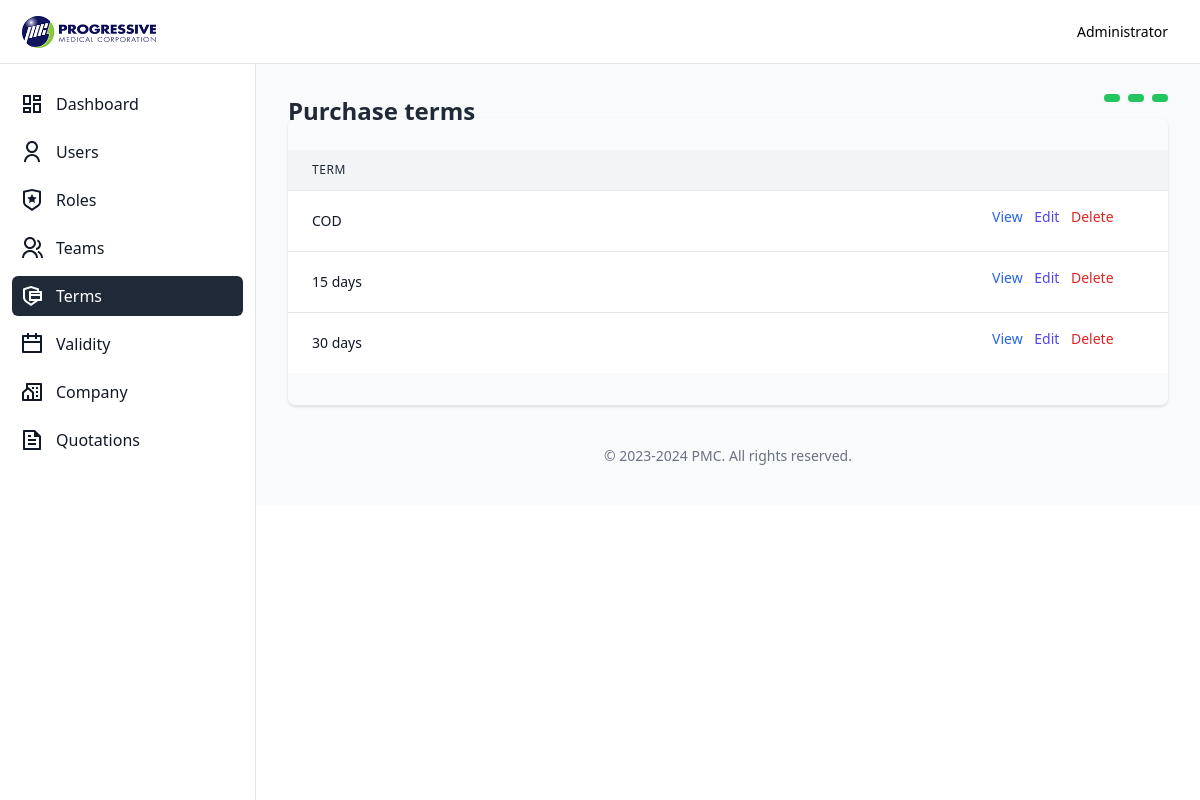
The page /terms (signed in) on the database its author committed.
### tables this page shows
CREATE TABLE `term` (
  `id` int(11) NOT NULL,
  `description` text NOT NULL,
  `created_at` timestamp NOT NULL DEFAULT current_timestamp(),
  `updated_at` timestamp NULL DEFAULT NULL
);

### Core/functions.php (called while the page is built, shortened)
<?php
function base_path($path)
{
    return BASE_PATH . $path;
}
function view($path, $attributes = [])
{
    extract($attributes);
    require base_path('views/' . $path);
}

### Http/controllers/term/index.php (called while the page is built, shortened)
<?php
$db = App::resolve('Core\Database');
$terms = $db->query("SELECT * FROM term")->get();
view("term/index.view.php", [
    'heading' => "Purchase terms",
    'terms' => $terms
]);

### public/index.php (called while the page is built, shortened)
<?php
require BASE_PATH . "Core/functions.php";
spl_autoload_register(function($class) {
    $phpMailerNamespace = 'PHPMailer\PHPMailer\\';
    if (strpos($class, $phpMailerNamespace) == 0) {
        $classFile = base_path("vendor/phpmailer/phpmailer/src/" . str_replace($phpMailerNamespace, '', $class) . ".php");
    }
    $classFile = base_path(str_replace('\\', DIRECTORY_SEPARATOR, $class) . ".php");
});
require base_path('bootstrap.php');
$router = new \Core\Router();
$uri = parse_url($_SERVER['REQUEST_URI'])['path'];
$method = $_POST['_method'] ?? $_SERVER['REQUEST_METHOD'];
try {
    $router->route($uri, $method);
} catch (ValidationException $exception) {
    Session::flash('errors', $exception->errors);
    Session::flash('old', $exception->old);
    return redirect($router->previousUrl());
}

### Core/App.php (called while the page is built, shortened)
<?php
class App {
    protected static $container;
    public static function setContainer($container)
    {
        static::$container = $container;
    }
    public static function container()
    {
        return static::$container;
    }
    public static function resolve($key)
    {
        return static::container()->resolve($key);
    }
}

### Core/Container.php (called while the page is built, shortened)
<?php
class Container {
    protected $bindings = [];
    public function bind($key, $resolver)
    {
        $this->bindings[$key] = $resolver;
    }
    public function resolve($key)
    {
        $resolver = $this->bindings[$key];
        return call_user_func($resolver);
    }
}

### config.php (called while the page is built)
<?php
return [
    'database' => [
        'host' => "localhost",
        'port' => 3306,
        'dbname' => "quotation",
        'charset' => 'utf8mb4',
    ],
    'mail' => [
        'host' => "smtp.larksuite.com",
        'username' => "no-reply@pmc.ph",
        'password' => "Unimex123",
        'port' => 465,
        'from' => 'no-reply@pmc.ph',
        'fromName' => 'Progressive Medical Corporation',
    ],
    'server' => [
        'APP_URL' => 'http://localhost:8000/',
    ]
];

### bootstrap.php (called while the page is built, shortened)
<?php
$container = new Container();
$container->bind('Core\Database', function () {
    $config = require base_path("config.php");
    return new Database($config['database']);
});

### Core/Database.php (called while the page is built, shortened)
<?php
class Database {
    private $connection;
    private $statement;
    public function __construct($config, $username = 'root', $password = '')
    {
        $dsn = "mysql:" . http_build_query($config, '', ';');
        $this->connection = new PDO($dsn, $username, $password, [
            PDO::ATTR_DEFAULT_FETCH_MODE => PDO::FETCH_ASSOC
        ]);
    }
    public function query($query, $params = [])
    {
        $this->statement = $this->connection->prepare($query);
        $this->statement->execute($params);
        return $this;
    }
    public function get()
    {
        return $this->statement->fetchAll();
    }
}

### views/term/index.view.php (the view, shortened to what this page needs)
<?php require base_path('views/partials/head.php') ?>
   <?php require base_path('views/partials/nav.php') ?>
   <div class="flex overflow-hidden bg-white pt-16">
      <?php require base_path('views/partials/sidebar.php') ?>
      <div id="main-content" class="h-full w-full bg-gray-50 relative overflow-y-auto lg:ml-64">
         <main class="pt-6 px-4 lg:px-8">
            <?php require base_path('views/partials/banner.php') ?>
            <div>
               <div class="flex justify-end gap-2 mb-4 -mt-12">
                  <a title="Export" href="" class="bg-green-500 hover:bg-green-700 text-white py-1 px-2 rounded text-sm"><i class="ri-file-download-line"></i></a>
                  <a title="Import" href="" class="bg-green-500 hover:bg-green-700 text-white py-1 px-2 rounded text-sm"><i class="ri-file-line"></i></a>
                  <a title="Create" href="/term/create" class="bg-green-500 hover:bg-green-700 text-white py-1 px-2 rounded text-sm"><i class="ri-add-line"></i></a>
               </div>
               <div class="shadow overflow-hidden border-b sm:rounded-lg py-8">
                  <div class="flex flex-col">
                     <div class="-my-2 overflow-x-auto sm:-mx-6 lg:-mx-8">
                        <div class="py-2 align-middle inline-block min-w-full sm:px-6 lg:px-8">
                              <div class="">
                                 <table class="min-w-full divide-y divide-gray-200 w-full">
                                    <thead>
                                       <tr>
                                          <th scope="col" class="px-6 py-3 bg-gray-100 text-left text-xs font-medium text-gray-800 uppercase tracking-wider">
                                             Term
                                          </th>
                                          <th scope="col" width="200" class="px-6 py-3 bg-gray-100">
                                          </th>
                                       </tr>
                                    </thead>
                                    <tbody class="bg-white divide-y divide-gray-200">
                                    <?php foreach($terms as $term): ?>
                                          <tr>
                                             <td class="px-6 py-4 whitespace-nowrap text-sm text-gray-900">
                                                <?= $term['description'] ?>
                                             </td>
                                             <td class="px-6 py-4 whitespace-nowrap text-sm font-medium">
                                                <a href="/term/show?id=<?= $term['id'] ?>" class="text-blue-600 hover:text-blue-900 mb-2 mr-2">View</a>
                                                <a href="/term/edit?id=<?= $term['id'] ?>" class="text-indigo-600 hover:text-indigo-900 mb-2 mr-2">Edit</a>
                                                <form class="inline-block" action="/term/delete" method="POST" onsubmit="return confirm('Are you sure?');">
                                                      <input type="submit" class="cursor-pointer text-red-600 hover:text-red-900 mb-2 mr-2" value="Delete">
                                                </form>
                                             </td>
                                          </tr>
                                    <?php endforeach ?>
                                    </tbody>
                                 </table>
                              </div>
                        </div>
                     </div>
                  </div>
               </div>
            </div>
         </main>
<?php require base_path('views/partials/footer.php') ?>

### Core/router.php (shortened to what this page needs)
<?php
class Router
{
    public $routes = [];
    public function add($method, $uri, $controller)
    {
        $this->routes[] = [
            'uri' => $uri,
            'controller' => $controller,
            'method' => $method,
            'middleware' => null
        ];
        return $this;
    }
    public function only($key)
    {
        $this->routes[array_key_last($this->routes)]['middleware'] = $key;
        return $this;
    }
    public function route($uri, $method)
    {
        foreach ($this->routes as $route) {
            if ($route['uri'] == $uri && $route['method'] == strtoupper($method)) {
                return require base_path('Http/controllers/' . $route['controller']);
            }
        }
    }
}

### rows shown on the page
term: description "COD"
term: description "15 days"
term: description "30 days"
